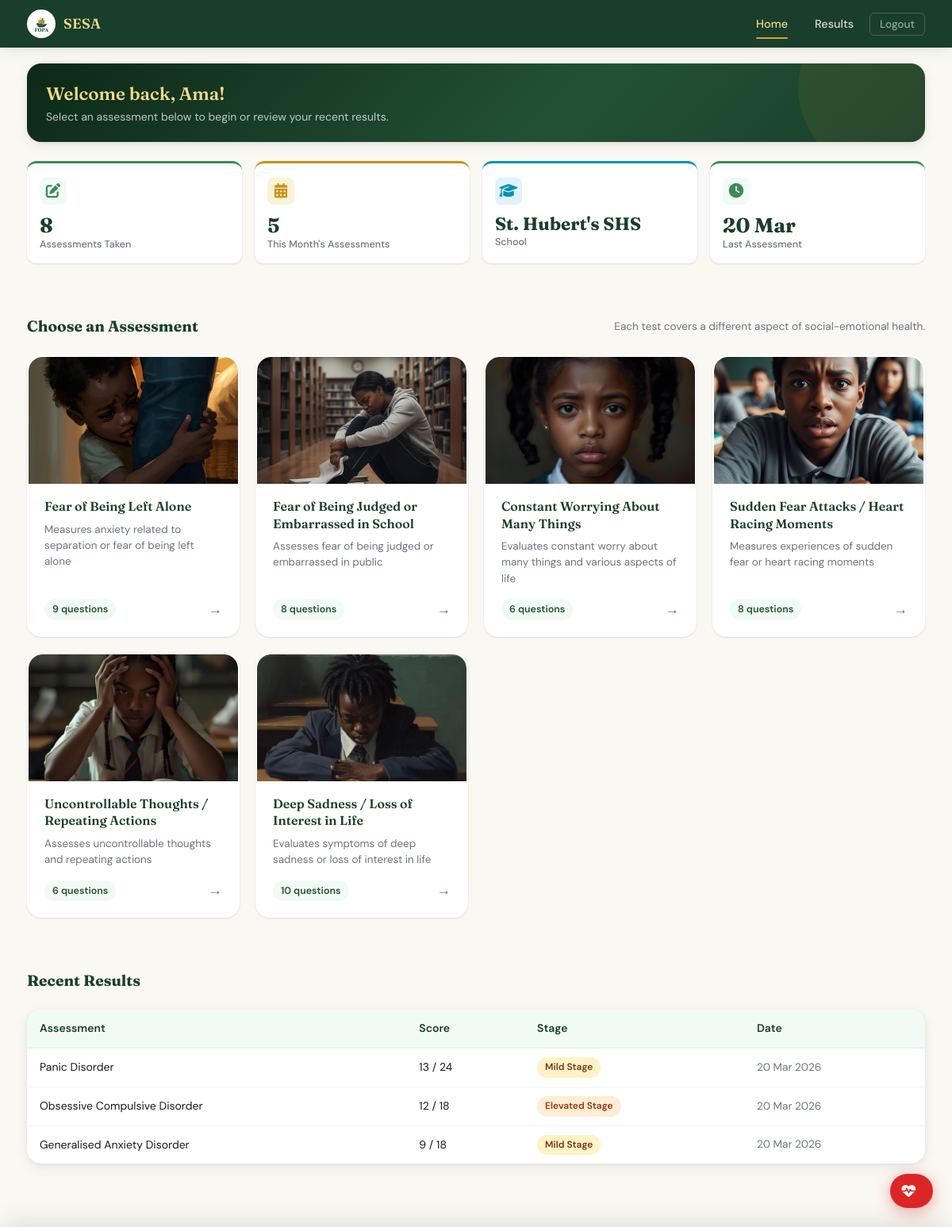
/home (signed in), run on the app's committed database.
### app/models/account.py (models this page shows, shortened)
class Accounts(UserMixin, db.Model):
    __tablename__ = 'accounts'
    id = db.Column(db.Integer, primary_key=True)
    fname = db.Column(db.String(100), nullable=False)
    lname = db.Column(db.String(100), nullable=False)
    email = db.Column(db.String(120), unique=True, nullable=True, index=True)
    username = db.Column(db.String(50), unique=True, nullable=False, index=True)
    password = db.Column(db.String(256), nullable=False)
    school_name = db.Column(db.String(200), nullable=True)
    gender = db.Column(db.String(20), nullable=True)
    birthdate = db.Column(db.Date, nullable=True)
    last_login = db.Column(db.DateTime, nullable=True)
    created_at = db.Column(db.DateTime, default=lambda: datetime.now(timezone.utc))
    school_id = db.Column(
        db.Integer,
        db.ForeignKey('school.id', ondelete='CASCADE', name='fk_accounts_school_id'),
        nullable=True,
        index=True
    )
    class_group = db.Column(db.String(50), nullable=True)   # e.g. "Form 2A", "JHS 3B"
    is_admin = db.Column(db.Boolean, default=False, nullable=False)
    is_counsellor = db.Column(db.Boolean, default=False, server_default='0', nullable=False)
    failed_attempts = db.Column(db.Integer, default=0, server_default='0', nullable=False)
    locked_until = db.Column(db.DateTime, nullable=True)  # NULL = not locked
    phone = db.Column(db.String(20), nullable=True)
    consent_given = db.Column(db.Boolean, default=False, nullable=False, server_default='0')
    consent_given_at = db.Column(db.DateTime, nullable=True)
    consent_version = db.Column(db.String(10), nullable=True)  # e.g. 'v1.0'
    test_results = db.relationship(
        'TestResult',
        backref='account',
        lazy='dynamic',
        cascade='all, delete-orphan'
    )
    @property
    def full_name(self):
        return f'{self.fname} {self.lname}'
    @property
    def is_super_admin(self):
        return self.is_admin
    @property
    def role(self):
        if self.is_admin:
            return 'superadmin'
        if self.is_counsellor:
            return 'counsellor'
        return 'student'
    LOCKOUT_THRESHOLD = 5      # failed attempts before lockout
    LOCKOUT_MINUTES   = 15     # minutes locked after threshold reached

### app/models/test_result.py (models this page shows, shortened)
class TestResult(db.Model):
    __tablename__ = 'test_results'
    id = db.Column(db.Integer, primary_key=True)
    user_id = db.Column(db.Integer, db.ForeignKey('accounts.id', ondelete='CASCADE'), nullable=False, index=True)
    test_type = db.Column(db.String(100), nullable=False, index=True)
    score = db.Column(db.Integer, nullable=False)
    max_score = db.Column(db.Integer, nullable=True)
    stage = db.Column(db.String(50), nullable=True, index=True)  # "Normal Stage", "Mild Stage", etc.
    _feedback_encrypted = db.Column('feedback', db.Text, nullable=True)
    @property
    def feedback(self):
        if not self._feedback_encrypted:
            return None
        f = _get_fernet()
        if not f:
            return self._feedback_encrypted
        try:
            return f.decrypt(self._feedback_encrypted.encode()).decode()
        except Exception:
            return self._feedback_encrypted
    @feedback.setter
    def feedback(self, value):
        if not value:
            self._feedback_encrypted = None
            return
        f = _get_fernet()
        if not f:
            self._feedback_encrypted = value
            return
        self._feedback_encrypted = f.encrypt(value.encode()).decode()
    details = db.Column(db.Text, nullable=True)           # kept for backward compat
    taken_at = db.Column(db.DateTime, default=lambda: datetime.now(timezone.utc), index=True)

### app/routes/main.py (the view)
@main_bp.route('/home')
@login_required
def home():
    user = current_user
    results = user.test_results.order_by(TestResult.taken_at.desc()).all()
    total_tests = len(results)
    most_recent = results[0] if results else None
    question_counts = {
        row.test_type: row.count
        for row in db.session.query(
            Question.test_type,
            func.count(Question.id).label('count')
        ).group_by(Question.test_type).all()
    }
    tests_meta = [
        {'name': 'Separation Anxiety Disorder',   'key': 'sad',  'count': question_counts.get('Separation Anxiety Disorder',   0), 'icon': '🏠', 'color': 'teal'},
        {'name': 'Social Phobia',                 'key': 'sp',   'count': question_counts.get('Social Phobia',                 0), 'icon': '👥', 'color': 'blue'},
        {'name': 'Generalised Anxiety Disorder',  'key': 'gad',  'count': question_counts.get('Generalised Anxiety Disorder',  0), 'icon': '🌀', 'color': 'purple'},
        {'name': 'Panic Disorder',                'key': 'pd',   'count': question_counts.get('Panic Disorder',                0), 'icon': '💨', 'color': 'orange'},
        {'name': 'Obsessive Compulsive Disorder', 'key': 'ocd',  'count': question_counts.get('Obsessive Compulsive Disorder', 0), 'icon': '🔄', 'color': 'red'},
        {'name': 'Major Depressive Disorder',     'key': 'mdd',  'count': question_counts.get('Major Depressive Disorder',    0), 'icon': '🌧', 'color': 'indigo'},
    ]
    from datetime import datetime, timedelta, timezone
    now = datetime.now()
    this_month_results = [
        r for r in results
        if r.taken_at and r.taken_at.month == now.month and r.taken_at.year == now.year
    ]
    tests_this_month = len(this_month_results)
    latest_by_type = {}
    for r in results:
        if r.test_type not in latest_by_type:
            latest_by_type[r.test_type] = r
    total_assessments_taken = total_tests   # passed to template as total count
    assessments_this_month  = tests_this_month
    recent_results = results[:3]  # 3 most recent for the home table
    return render_template(
        'main/home.html',
        user=user,
        total_tests=total_tests,
        avg_score=total_assessments_taken,
        most_recent=most_recent,
        tests_meta=tests_meta,
        score_change=None,
        prev_avg=assessments_this_month,
        recent_results=recent_results,
        latest_by_type=latest_by_type,
    )

### app/__init__.py (called while the page is built)
def _init_extensions(app: Flask) -> None:
    app.config.setdefault("SQLALCHEMY_ENGINE_OPTIONS", {}).update({
        "pool_pre_ping": True,   # test connection before using it
        "pool_recycle":  300,    # recycle connections every 5 minutes
        "pool_size":     5,      # max persistent connections
        "max_overflow":  2,      # extra connections under load
    })
    db.init_app(app)
    migrate.init_app(app, db)
    csrf.init_app(app)
    login_manager.init_app(app)
    limiter.init_app(app)
    from app.models.account import Accounts
    from app.models.quiz_session import QuizSession  # noqa: F401
    from app.models.counsellor_profile import CounsellorProfile  # noqa: F401
    @login_manager.user_loader
    def load_user(user_id: str):
        return Accounts.query.get(int(user_id))

### app/templates/main/home.html (shortened to what this page needs)
{% extends 'base.html' %}
{% block nav_links %}
  <li><a href="{{ url_for('main.home') }}" class="active">Home</a></li>
  <li><a href="{{ url_for('main.results') }}">Results</a></li>
  <li><a href="{{ url_for('auth.logout') }}" class="btn-nav-logout">Logout</a></li>
{% endblock %}
{% block body %}
<div class="container" style="padding-bottom: 48px;">
  <div class="page-context">
    <h1>Welcome back, {{ user.fname }}! </h1>
    <p>Select an assessment below to begin or review your recent results.</p>
  </div>
  <div class="stat-grid">
    <div class="stat-card">
      <div class="stat-icon"><i class="fa-solid fa-pen-to-square" style="color: var(--green-500);"></i></div>
      <div class="stat-value">{{ total_tests }}</div>
      <div class="stat-label">Assessments Taken</div>
    </div>
    <div class="stat-card gold">
      <div class="stat-icon"><i class="fa-solid fa-calendar-days" style="color: var(--gold-500);"></i></div>
      <div class="stat-value">{{ prev_avg }}</div>
      <div class="stat-label">This Month's Assessments</div>
    </div>
    <div class="stat-card teal">
      <div class="stat-icon"><i class="fa-solid fa-graduation-cap" style="color: #0891b2;"></i></div>
      <div class="stat-value" style="font-size: clamp(0.85rem, 3vw, 1.4rem); white-space: nowrap; overflow: hidden; text-overflow: ellipsis; max-width: 100%;">{{ user.school_name if user.school_name else '—' }}</div>
      <div class="stat-label">School</div>
    </div>
    <div class="stat-card">
      <div class="stat-icon"><i class="fa-solid fa-clock" style="color: var(--green-500);"></i></div>
      <div class="stat-value">{% if most_recent %}{{ most_recent.taken_at.strftime('%d %b') }}{% else %}—{% endif %}</div>
      <div class="stat-label">Last Assessment</div>
    </div>
  </div>
  <div class="section" id="assessments">
    <div class="section-head">
      <h2>Choose an Assessment</h2>
      <p style="font-size: 0.85rem; color: var(--gray-500);">Each test covers a different aspect of social-emotional health.</p>
    </div>
    <div class="test-grid">
      {% for test in tests_meta %}
      <a href="{{ url_for('test.display_questions', test_type=test.name) }}" class="test-card">
        <div class="test-card-image">
          <img src="{{ url_for('static', filename=test.image) }}"
               alt="{{ test.name }}"
               loading="lazy"
               width="400"
               height="160">
        </div>
        <div class="test-card-content">
          <h3>{{ test.title }}</h3>
          <p>{{ test.desc }}</p>
          <div class="test-card-meta">
            <span class="test-card-count">{{ test.count }} questions</span>
            <span class="test-card-arrow">→</span>
          </div>
        </div>
      </a>
      {% endfor %}
    </div>
  </div>
  {% if recent_results %}
  <div class="section">
    <div class="section-head">
      <h2>Recent Results</h2>
    </div>
    <div class="card">
      <div class="table-wrapper">
        <table class="table">
          <thead>
            <tr>
              <th>Assessment</th>
              <th>Score</th>
              <th>Stage</th>
              <th>Date</th>
            </tr>
          </thead>
          <tbody>
            {% for r in recent_results %}
            <tr>
              <td data-label="Assessment">{{ r.test_type }}</td>
              <td data-label="Score">{{ r.score }}{% if r.max_score %} / {{ r.max_score }}{% endif %}</td>
              <td data-label="Stage">
                {% set s = (r.stage or r.details or 'Unknown') | lower %}
                <span class="badge {% if 'normal' in s %}stage-normal{% elif 'mild' in s %}stage-mild{% elif 'elevated' in s %}stage-elevated{% elif 'clinical' in s %}stage-clinical{% else %}badge-gray{% endif %}">
                  {{ r.stage or r.details or 'Unknown' }}
                </span>
              </td>
              <td data-label="Date" style="color: var(--gray-500); font-size: 0.85rem;">{{ r.taken_at.strftime('%d %b %Y') }}</td>
            </tr>
            {% endfor %}
          </tbody>
        </table>
      </div>
    </div>
  </div>
  {% endif %}
</div>
{% endblock %}

### data on the page
Accounts: fname "Ama", school_name "St. Hubert's SHS"
TestResult: taken_at "20 Mar", test_type "Panic Disorder", score "13", max_score "24", stage "Mild Stage", taken_at "20 Mar 2026"
TestResult: test_type "Obsessive Compulsive Disorder", score "12", max_score "18", stage "Elevated Stage", taken_at "20 Mar 2026"
TestResult: test_type "Generalised Anxiety Disorder", score "9", max_score "18", stage "Mild Stage", taken_at "20 Mar 2026"

### other printed values
{{ total_tests }} "8"
{{ prev_avg }} "5"
{{ test.title }} "Fear of Being Left Alone" "Fear of Being Judged or Embarrassed in School" "Constant Worrying About Many Things" "Sudden Fear Attacks / Heart Racing Moments" "Uncontrollable Thoughts / Repeating Actions" "Deep Sadness / Loss of Interest in Life"
{{ test.desc }} "Measures anxiety related to separation or fear of being left alone" "Assesses fear of being judged or embarrassed in public" "Evaluates constant worry about many things and various aspects of life" "Measures experiences of sudden fear or heart racing moments" "Assesses uncontrollable thoughts and repeating actions" "Evaluates symptoms of deep sadness or loss of interest in life"
{{ test.count }} "9" "8" "6" "8" "6" "10"
